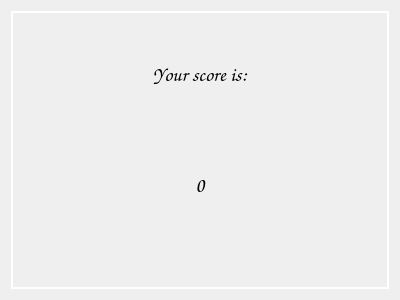
<?xml version="1.0" encoding="UTF-8"?>
<ui version="4.0">
 <class>fscore</class>
 <widget class="QWidget" name="fscore">
  <property name="geometry">
   <rect>
    <x>0</x>
    <y>0</y>
    <width>400</width>
    <height>300</height>
   </rect>
  </property>
  <property name="windowTitle">
   <string>Score</string>
  </property>
  <property name="styleSheet">
   <string notr="true"/>
  </property>
  <layout class="QVBoxLayout" name="verticalLayout_2">
   <item>
    <layout class="QVBoxLayout" name="verticalLayout">
     <item>
      <widget class="QFrame" name="frame">
       <property name="styleSheet">
        <string notr="true">color: rgb(255, 255, 255);</string>
       </property>
       <property name="frameShape">
        <enum>QFrame::Box</enum>
       </property>
       <property name="frameShadow">
        <enum>QFrame::Plain</enum>
       </property>
       <property name="lineWidth">
        <number>2</number>
       </property>
       <layout class="QVBoxLayout" name="verticalLayout_3">
        <item>
         <widget class="QLabel" name="label">
          <property name="font">
           <font>
            <family>Comic Sans MS</family>
            <pointsize>15</pointsize>
            <weight>75</weight>
            <bold>true</bold>
           </font>
          </property>
          <property name="styleSheet">
           <string notr="true">color: rgb(0, 0, 0);</string>
          </property>
          <property name="text">
           <string>Your score is:</string>
          </property>
          <property name="alignment">
           <set>Qt::AlignCenter</set>
          </property>
         </widget>
        </item>
        <item>
         <widget class="QLabel" name="score_val">
          <property name="font">
           <font>
            <family>Comic Sans MS</family>
            <pointsize>15</pointsize>
            <weight>75</weight>
            <bold>true</bold>
           </font>
          </property>
          <property name="styleSheet">
           <string notr="true">color: rgb(0,0 ,0 );</string>
          </property>
          <property name="text">
           <string>0</string>
          </property>
          <property name="alignment">
           <set>Qt::AlignCenter</set>
          </property>
         </widget>
        </item>
        <item>
         <spacer name="horizontalSpacer">
          <property name="orientation">
           <enum>Qt::Horizontal</enum>
          </property>
          <property name="sizeHint" stdset="0">
           <size>
            <width>40</width>
            <height>20</height>
           </size>
          </property>
         </spacer>
        </item>
        <item>
         <spacer name="horizontalSpacer_2">
          <property name="orientation">
           <enum>Qt::Horizontal</enum>
          </property>
          <property name="sizeHint" stdset="0">
           <size>
            <width>40</width>
            <height>20</height>
           </size>
          </property>
         </spacer>
        </item>
       </layout>
      </widget>
     </item>
    </layout>
   </item>
  </layout>
 </widget>
 <resources/>
 <connections/>
</ui>
